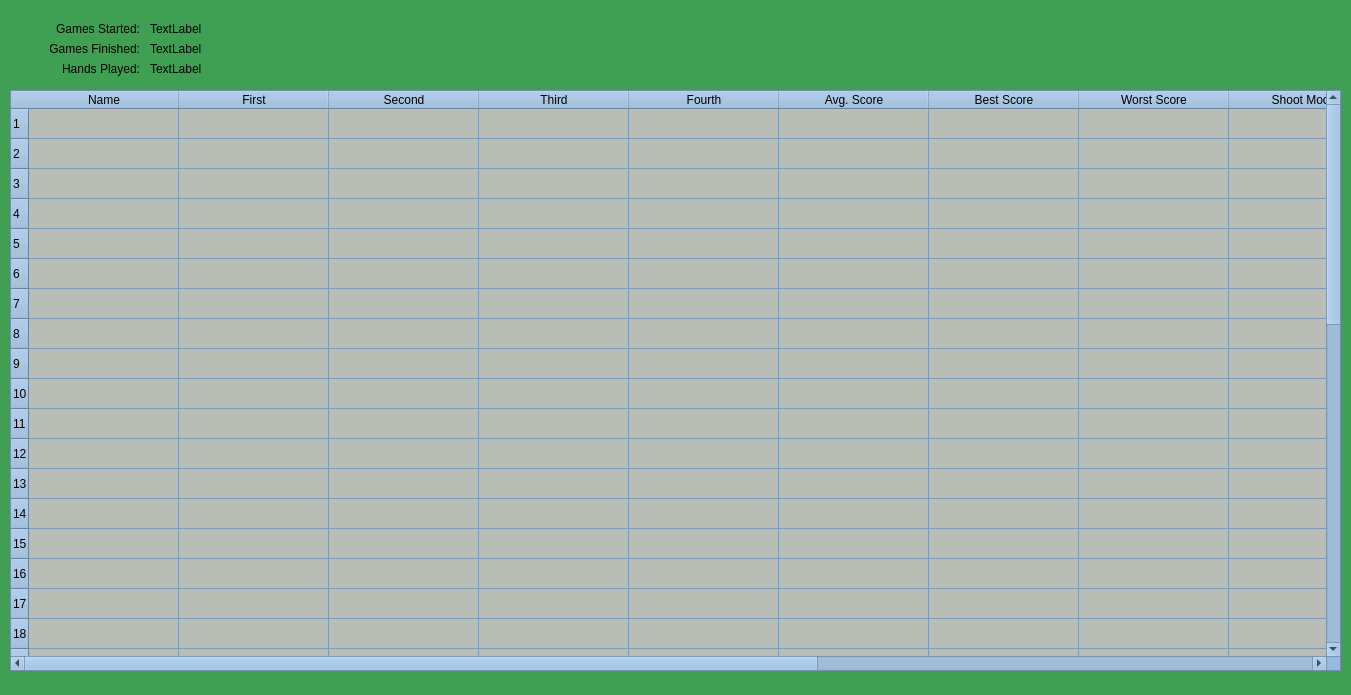
<?xml version="1.0" encoding="UTF-8"?>
<ui version="4.0">
 <class>CStatistics</class>
 <widget class="QWidget" name="CStatistics">
  <property name="geometry">
   <rect>
    <x>0</x>
    <y>0</y>
    <width>1351</width>
    <height>695</height>
   </rect>
  </property>
  <property name="palette">
   <palette>
    <active>
     <colorrole role="WindowText">
      <brush brushstyle="SolidPattern">
       <color alpha="255">
        <red>0</red>
        <green>0</green>
        <blue>0</blue>
       </color>
      </brush>
     </colorrole>
     <colorrole role="Button">
      <brush brushstyle="SolidPattern">
       <color alpha="255">
        <red>63</red>
        <green>159</green>
        <blue>82</blue>
       </color>
      </brush>
     </colorrole>
     <colorrole role="Light">
      <brush brushstyle="SolidPattern">
       <color alpha="255">
        <red>94</red>
        <green>239</green>
        <blue>123</blue>
       </color>
      </brush>
     </colorrole>
     <colorrole role="Midlight">
      <brush brushstyle="SolidPattern">
       <color alpha="255">
        <red>78</red>
        <green>199</green>
        <blue>102</blue>
       </color>
      </brush>
     </colorrole>
     <colorrole role="Dark">
      <brush brushstyle="SolidPattern">
       <color alpha="255">
        <red>31</red>
        <green>79</green>
        <blue>41</blue>
       </color>
      </brush>
     </colorrole>
     <colorrole role="Mid">
      <brush brushstyle="SolidPattern">
       <color alpha="255">
        <red>42</red>
        <green>106</green>
        <blue>54</blue>
       </color>
      </brush>
     </colorrole>
     <colorrole role="Text">
      <brush brushstyle="SolidPattern">
       <color alpha="255">
        <red>0</red>
        <green>0</green>
        <blue>0</blue>
       </color>
      </brush>
     </colorrole>
     <colorrole role="BrightText">
      <brush brushstyle="SolidPattern">
       <color alpha="255">
        <red>255</red>
        <green>255</green>
        <blue>255</blue>
       </color>
      </brush>
     </colorrole>
     <colorrole role="ButtonText">
      <brush brushstyle="SolidPattern">
       <color alpha="255">
        <red>0</red>
        <green>0</green>
        <blue>0</blue>
       </color>
      </brush>
     </colorrole>
     <colorrole role="Base">
      <brush brushstyle="SolidPattern">
       <color alpha="255">
        <red>255</red>
        <green>255</green>
        <blue>255</blue>
       </color>
      </brush>
     </colorrole>
     <colorrole role="Window">
      <brush brushstyle="SolidPattern">
       <color alpha="255">
        <red>63</red>
        <green>159</green>
        <blue>82</blue>
       </color>
      </brush>
     </colorrole>
     <colorrole role="Shadow">
      <brush brushstyle="SolidPattern">
       <color alpha="255">
        <red>0</red>
        <green>0</green>
        <blue>0</blue>
       </color>
      </brush>
     </colorrole>
     <colorrole role="AlternateBase">
      <brush brushstyle="SolidPattern">
       <color alpha="255">
        <red>159</red>
        <green>207</green>
        <blue>168</blue>
       </color>
      </brush>
     </colorrole>
     <colorrole role="ToolTipBase">
      <brush brushstyle="SolidPattern">
       <color alpha="255">
        <red>255</red>
        <green>255</green>
        <blue>220</blue>
       </color>
      </brush>
     </colorrole>
     <colorrole role="ToolTipText">
      <brush brushstyle="SolidPattern">
       <color alpha="255">
        <red>0</red>
        <green>0</green>
        <blue>0</blue>
       </color>
      </brush>
     </colorrole>
    </active>
    <inactive>
     <colorrole role="WindowText">
      <brush brushstyle="SolidPattern">
       <color alpha="255">
        <red>0</red>
        <green>0</green>
        <blue>0</blue>
       </color>
      </brush>
     </colorrole>
     <colorrole role="Button">
      <brush brushstyle="SolidPattern">
       <color alpha="255">
        <red>63</red>
        <green>159</green>
        <blue>82</blue>
       </color>
      </brush>
     </colorrole>
     <colorrole role="Light">
      <brush brushstyle="SolidPattern">
       <color alpha="255">
        <red>94</red>
        <green>239</green>
        <blue>123</blue>
       </color>
      </brush>
     </colorrole>
     <colorrole role="Midlight">
      <brush brushstyle="SolidPattern">
       <color alpha="255">
        <red>78</red>
        <green>199</green>
        <blue>102</blue>
       </color>
      </brush>
     </colorrole>
     <colorrole role="Dark">
      <brush brushstyle="SolidPattern">
       <color alpha="255">
        <red>31</red>
        <green>79</green>
        <blue>41</blue>
       </color>
      </brush>
     </colorrole>
     <colorrole role="Mid">
      <brush brushstyle="SolidPattern">
       <color alpha="255">
        <red>42</red>
        <green>106</green>
        <blue>54</blue>
       </color>
      </brush>
     </colorrole>
     <colorrole role="Text">
      <brush brushstyle="SolidPattern">
       <color alpha="255">
        <red>0</red>
        <green>0</green>
        <blue>0</blue>
       </color>
      </brush>
     </colorrole>
     <colorrole role="BrightText">
      <brush brushstyle="SolidPattern">
       <color alpha="255">
        <red>255</red>
        <green>255</green>
        <blue>255</blue>
       </color>
      </brush>
     </colorrole>
     <colorrole role="ButtonText">
      <brush brushstyle="SolidPattern">
       <color alpha="255">
        <red>0</red>
        <green>0</green>
        <blue>0</blue>
       </color>
      </brush>
     </colorrole>
     <colorrole role="Base">
      <brush brushstyle="SolidPattern">
       <color alpha="255">
        <red>255</red>
        <green>255</green>
        <blue>255</blue>
       </color>
      </brush>
     </colorrole>
     <colorrole role="Window">
      <brush brushstyle="SolidPattern">
       <color alpha="255">
        <red>63</red>
        <green>159</green>
        <blue>82</blue>
       </color>
      </brush>
     </colorrole>
     <colorrole role="Shadow">
      <brush brushstyle="SolidPattern">
       <color alpha="255">
        <red>0</red>
        <green>0</green>
        <blue>0</blue>
       </color>
      </brush>
     </colorrole>
     <colorrole role="AlternateBase">
      <brush brushstyle="SolidPattern">
       <color alpha="255">
        <red>159</red>
        <green>207</green>
        <blue>168</blue>
       </color>
      </brush>
     </colorrole>
     <colorrole role="ToolTipBase">
      <brush brushstyle="SolidPattern">
       <color alpha="255">
        <red>255</red>
        <green>255</green>
        <blue>220</blue>
       </color>
      </brush>
     </colorrole>
     <colorrole role="ToolTipText">
      <brush brushstyle="SolidPattern">
       <color alpha="255">
        <red>0</red>
        <green>0</green>
        <blue>0</blue>
       </color>
      </brush>
     </colorrole>
    </inactive>
    <disabled>
     <colorrole role="WindowText">
      <brush brushstyle="SolidPattern">
       <color alpha="255">
        <red>31</red>
        <green>79</green>
        <blue>41</blue>
       </color>
      </brush>
     </colorrole>
     <colorrole role="Button">
      <brush brushstyle="SolidPattern">
       <color alpha="255">
        <red>63</red>
        <green>159</green>
        <blue>82</blue>
       </color>
      </brush>
     </colorrole>
     <colorrole role="Light">
      <brush brushstyle="SolidPattern">
       <color alpha="255">
        <red>94</red>
        <green>239</green>
        <blue>123</blue>
       </color>
      </brush>
     </colorrole>
     <colorrole role="Midlight">
      <brush brushstyle="SolidPattern">
       <color alpha="255">
        <red>78</red>
        <green>199</green>
        <blue>102</blue>
       </color>
      </brush>
     </colorrole>
     <colorrole role="Dark">
      <brush brushstyle="SolidPattern">
       <color alpha="255">
        <red>31</red>
        <green>79</green>
        <blue>41</blue>
       </color>
      </brush>
     </colorrole>
     <colorrole role="Mid">
      <brush brushstyle="SolidPattern">
       <color alpha="255">
        <red>42</red>
        <green>106</green>
        <blue>54</blue>
       </color>
      </brush>
     </colorrole>
     <colorrole role="Text">
      <brush brushstyle="SolidPattern">
       <color alpha="255">
        <red>31</red>
        <green>79</green>
        <blue>41</blue>
       </color>
      </brush>
     </colorrole>
     <colorrole role="BrightText">
      <brush brushstyle="SolidPattern">
       <color alpha="255">
        <red>255</red>
        <green>255</green>
        <blue>255</blue>
       </color>
      </brush>
     </colorrole>
     <colorrole role="ButtonText">
      <brush brushstyle="SolidPattern">
       <color alpha="255">
        <red>31</red>
        <green>79</green>
        <blue>41</blue>
       </color>
      </brush>
     </colorrole>
     <colorrole role="Base">
      <brush brushstyle="SolidPattern">
       <color alpha="255">
        <red>63</red>
        <green>159</green>
        <blue>82</blue>
       </color>
      </brush>
     </colorrole>
     <colorrole role="Window">
      <brush brushstyle="SolidPattern">
       <color alpha="255">
        <red>63</red>
        <green>159</green>
        <blue>82</blue>
       </color>
      </brush>
     </colorrole>
     <colorrole role="Shadow">
      <brush brushstyle="SolidPattern">
       <color alpha="255">
        <red>0</red>
        <green>0</green>
        <blue>0</blue>
       </color>
      </brush>
     </colorrole>
     <colorrole role="AlternateBase">
      <brush brushstyle="SolidPattern">
       <color alpha="255">
        <red>63</red>
        <green>159</green>
        <blue>82</blue>
       </color>
      </brush>
     </colorrole>
     <colorrole role="ToolTipBase">
      <brush brushstyle="SolidPattern">
       <color alpha="255">
        <red>255</red>
        <green>255</green>
        <blue>220</blue>
       </color>
      </brush>
     </colorrole>
     <colorrole role="ToolTipText">
      <brush brushstyle="SolidPattern">
       <color alpha="255">
        <red>0</red>
        <green>0</green>
        <blue>0</blue>
       </color>
      </brush>
     </colorrole>
    </disabled>
   </palette>
  </property>
  <property name="acceptDrops">
   <bool>false</bool>
  </property>
  <property name="windowTitle">
   <string>Statistics</string>
  </property>
  <widget class="QLabel" name="label">
   <property name="geometry">
    <rect>
     <x>10</x>
     <y>20</y>
     <width>130</width>
     <height>17</height>
    </rect>
   </property>
   <property name="text">
    <string>Games Started:</string>
   </property>
   <property name="alignment">
    <set>Qt::AlignRight|Qt::AlignTrailing|Qt::AlignVCenter</set>
   </property>
  </widget>
  <widget class="QLabel" name="label_2">
   <property name="geometry">
    <rect>
     <x>10</x>
     <y>40</y>
     <width>130</width>
     <height>17</height>
    </rect>
   </property>
   <property name="text">
    <string>Games Finished:</string>
   </property>
   <property name="alignment">
    <set>Qt::AlignRight|Qt::AlignTrailing|Qt::AlignVCenter</set>
   </property>
  </widget>
  <widget class="QLabel" name="label_3">
   <property name="geometry">
    <rect>
     <x>10</x>
     <y>60</y>
     <width>130</width>
     <height>17</height>
    </rect>
   </property>
   <property name="text">
    <string>Hands Played:</string>
   </property>
   <property name="alignment">
    <set>Qt::AlignRight|Qt::AlignTrailing|Qt::AlignVCenter</set>
   </property>
  </widget>
  <widget class="QLabel" name="label_4">
   <property name="geometry">
    <rect>
     <x>150</x>
     <y>20</y>
     <width>67</width>
     <height>17</height>
    </rect>
   </property>
   <property name="text">
    <string notr="true">TextLabel</string>
   </property>
  </widget>
  <widget class="QLabel" name="label_5">
   <property name="geometry">
    <rect>
     <x>150</x>
     <y>40</y>
     <width>120</width>
     <height>17</height>
    </rect>
   </property>
   <property name="text">
    <string notr="true">TextLabel</string>
   </property>
  </widget>
  <widget class="QLabel" name="label_6">
   <property name="geometry">
    <rect>
     <x>150</x>
     <y>60</y>
     <width>67</width>
     <height>17</height>
    </rect>
   </property>
   <property name="text">
    <string notr="true">TextLabel</string>
   </property>
  </widget>
  <widget class="QTableWidget" name="tableWidget">
   <property name="geometry">
    <rect>
     <x>10</x>
     <y>90</y>
     <width>1331</width>
     <height>581</height>
    </rect>
   </property>
   <property name="sizePolicy">
    <sizepolicy hsizetype="Expanding" vsizetype="Expanding">
     <horstretch>0</horstretch>
     <verstretch>0</verstretch>
    </sizepolicy>
   </property>
   <property name="palette">
    <palette>
     <active>
      <colorrole role="WindowText">
       <brush brushstyle="SolidPattern">
        <color alpha="255">
         <red>0</red>
         <green>0</green>
         <blue>0</blue>
        </color>
       </brush>
      </colorrole>
      <colorrole role="Button">
       <brush brushstyle="SolidPattern">
        <color alpha="255">
         <red>148</red>
         <green>186</green>
         <blue>223</blue>
        </color>
       </brush>
      </colorrole>
      <colorrole role="Light">
       <brush brushstyle="SolidPattern">
        <color alpha="255">
         <red>249</red>
         <green>252</green>
         <blue>255</blue>
        </color>
       </brush>
      </colorrole>
      <colorrole role="Midlight">
       <brush brushstyle="SolidPattern">
        <color alpha="255">
         <red>198</red>
         <green>219</green>
         <blue>239</blue>
        </color>
       </brush>
      </colorrole>
      <colorrole role="Dark">
       <brush brushstyle="SolidPattern">
        <color alpha="255">
         <red>74</red>
         <green>93</green>
         <blue>111</blue>
        </color>
       </brush>
      </colorrole>
      <colorrole role="Mid">
       <brush brushstyle="SolidPattern">
        <color alpha="255">
         <red>99</red>
         <green>124</green>
         <blue>149</blue>
        </color>
       </brush>
      </colorrole>
      <colorrole role="Text">
       <brush brushstyle="SolidPattern">
        <color alpha="255">
         <red>0</red>
         <green>0</green>
         <blue>0</blue>
        </color>
       </brush>
      </colorrole>
      <colorrole role="BrightText">
       <brush brushstyle="SolidPattern">
        <color alpha="255">
         <red>255</red>
         <green>255</green>
         <blue>255</blue>
        </color>
       </brush>
      </colorrole>
      <colorrole role="ButtonText">
       <brush brushstyle="SolidPattern">
        <color alpha="255">
         <red>0</red>
         <green>0</green>
         <blue>0</blue>
        </color>
       </brush>
      </colorrole>
      <colorrole role="Base">
       <brush brushstyle="SolidPattern">
        <color alpha="255">
         <red>186</red>
         <green>189</green>
         <blue>182</blue>
        </color>
       </brush>
      </colorrole>
      <colorrole role="Window">
       <brush brushstyle="SolidPattern">
        <color alpha="255">
         <red>148</red>
         <green>186</green>
         <blue>223</blue>
        </color>
       </brush>
      </colorrole>
      <colorrole role="Shadow">
       <brush brushstyle="SolidPattern">
        <color alpha="255">
         <red>0</red>
         <green>0</green>
         <blue>0</blue>
        </color>
       </brush>
      </colorrole>
      <colorrole role="AlternateBase">
       <brush brushstyle="SolidPattern">
        <color alpha="255">
         <red>201</red>
         <green>220</green>
         <blue>239</blue>
        </color>
       </brush>
      </colorrole>
      <colorrole role="ToolTipBase">
       <brush brushstyle="SolidPattern">
        <color alpha="255">
         <red>255</red>
         <green>255</green>
         <blue>220</blue>
        </color>
       </brush>
      </colorrole>
      <colorrole role="ToolTipText">
       <brush brushstyle="SolidPattern">
        <color alpha="255">
         <red>0</red>
         <green>0</green>
         <blue>0</blue>
        </color>
       </brush>
      </colorrole>
     </active>
     <inactive>
      <colorrole role="WindowText">
       <brush brushstyle="SolidPattern">
        <color alpha="255">
         <red>0</red>
         <green>0</green>
         <blue>0</blue>
        </color>
       </brush>
      </colorrole>
      <colorrole role="Button">
       <brush brushstyle="SolidPattern">
        <color alpha="255">
         <red>148</red>
         <green>186</green>
         <blue>223</blue>
        </color>
       </brush>
      </colorrole>
      <colorrole role="Light">
       <brush brushstyle="SolidPattern">
        <color alpha="255">
         <red>249</red>
         <green>252</green>
         <blue>255</blue>
        </color>
       </brush>
      </colorrole>
      <colorrole role="Midlight">
       <brush brushstyle="SolidPattern">
        <color alpha="255">
         <red>198</red>
         <green>219</green>
         <blue>239</blue>
        </color>
       </brush>
      </colorrole>
      <colorrole role="Dark">
       <brush brushstyle="SolidPattern">
        <color alpha="255">
         <red>74</red>
         <green>93</green>
         <blue>111</blue>
        </color>
       </brush>
      </colorrole>
      <colorrole role="Mid">
       <brush brushstyle="SolidPattern">
        <color alpha="255">
         <red>99</red>
         <green>124</green>
         <blue>149</blue>
        </color>
       </brush>
      </colorrole>
      <colorrole role="Text">
       <brush brushstyle="SolidPattern">
        <color alpha="255">
         <red>0</red>
         <green>0</green>
         <blue>0</blue>
        </color>
       </brush>
      </colorrole>
      <colorrole role="BrightText">
       <brush brushstyle="SolidPattern">
        <color alpha="255">
         <red>255</red>
         <green>255</green>
         <blue>255</blue>
        </color>
       </brush>
      </colorrole>
      <colorrole role="ButtonText">
       <brush brushstyle="SolidPattern">
        <color alpha="255">
         <red>0</red>
         <green>0</green>
         <blue>0</blue>
        </color>
       </brush>
      </colorrole>
      <colorrole role="Base">
       <brush brushstyle="SolidPattern">
        <color alpha="255">
         <red>186</red>
         <green>189</green>
         <blue>182</blue>
        </color>
       </brush>
      </colorrole>
      <colorrole role="Window">
       <brush brushstyle="SolidPattern">
        <color alpha="255">
         <red>148</red>
         <green>186</green>
         <blue>223</blue>
        </color>
       </brush>
      </colorrole>
      <colorrole role="Shadow">
       <brush brushstyle="SolidPattern">
        <color alpha="255">
         <red>0</red>
         <green>0</green>
         <blue>0</blue>
        </color>
       </brush>
      </colorrole>
      <colorrole role="AlternateBase">
       <brush brushstyle="SolidPattern">
        <color alpha="255">
         <red>201</red>
         <green>220</green>
         <blue>239</blue>
        </color>
       </brush>
      </colorrole>
      <colorrole role="ToolTipBase">
       <brush brushstyle="SolidPattern">
        <color alpha="255">
         <red>255</red>
         <green>255</green>
         <blue>220</blue>
        </color>
       </brush>
      </colorrole>
      <colorrole role="ToolTipText">
       <brush brushstyle="SolidPattern">
        <color alpha="255">
         <red>0</red>
         <green>0</green>
         <blue>0</blue>
        </color>
       </brush>
      </colorrole>
     </inactive>
     <disabled>
      <colorrole role="WindowText">
       <brush brushstyle="SolidPattern">
        <color alpha="255">
         <red>74</red>
         <green>93</green>
         <blue>111</blue>
        </color>
       </brush>
      </colorrole>
      <colorrole role="Button">
       <brush brushstyle="SolidPattern">
        <color alpha="255">
         <red>148</red>
         <green>186</green>
         <blue>223</blue>
        </color>
       </brush>
      </colorrole>
      <colorrole role="Light">
       <brush brushstyle="SolidPattern">
        <color alpha="255">
         <red>249</red>
         <green>252</green>
         <blue>255</blue>
        </color>
       </brush>
      </colorrole>
      <colorrole role="Midlight">
       <brush brushstyle="SolidPattern">
        <color alpha="255">
         <red>198</red>
         <green>219</green>
         <blue>239</blue>
        </color>
       </brush>
      </colorrole>
      <colorrole role="Dark">
       <brush brushstyle="SolidPattern">
        <color alpha="255">
         <red>74</red>
         <green>93</green>
         <blue>111</blue>
        </color>
       </brush>
      </colorrole>
      <colorrole role="Mid">
       <brush brushstyle="SolidPattern">
        <color alpha="255">
         <red>99</red>
         <green>124</green>
         <blue>149</blue>
        </color>
       </brush>
      </colorrole>
      <colorrole role="Text">
       <brush brushstyle="SolidPattern">
        <color alpha="255">
         <red>74</red>
         <green>93</green>
         <blue>111</blue>
        </color>
       </brush>
      </colorrole>
      <colorrole role="BrightText">
       <brush brushstyle="SolidPattern">
        <color alpha="255">
         <red>255</red>
         <green>255</green>
         <blue>255</blue>
        </color>
       </brush>
      </colorrole>
      <colorrole role="ButtonText">
       <brush brushstyle="SolidPattern">
        <color alpha="255">
         <red>74</red>
         <green>93</green>
         <blue>111</blue>
        </color>
       </brush>
      </colorrole>
      <colorrole role="Base">
       <brush brushstyle="SolidPattern">
        <color alpha="255">
         <red>148</red>
         <green>186</green>
         <blue>223</blue>
        </color>
       </brush>
      </colorrole>
      <colorrole role="Window">
       <brush brushstyle="SolidPattern">
        <color alpha="255">
         <red>148</red>
         <green>186</green>
         <blue>223</blue>
        </color>
       </brush>
      </colorrole>
      <colorrole role="Shadow">
       <brush brushstyle="SolidPattern">
        <color alpha="255">
         <red>0</red>
         <green>0</green>
         <blue>0</blue>
        </color>
       </brush>
      </colorrole>
      <colorrole role="AlternateBase">
       <brush brushstyle="SolidPattern">
        <color alpha="255">
         <red>148</red>
         <green>186</green>
         <blue>223</blue>
        </color>
       </brush>
      </colorrole>
      <colorrole role="ToolTipBase">
       <brush brushstyle="SolidPattern">
        <color alpha="255">
         <red>255</red>
         <green>255</green>
         <blue>220</blue>
        </color>
       </brush>
      </colorrole>
      <colorrole role="ToolTipText">
       <brush brushstyle="SolidPattern">
        <color alpha="255">
         <red>0</red>
         <green>0</green>
         <blue>0</blue>
        </color>
       </brush>
      </colorrole>
     </disabled>
    </palette>
   </property>
   <property name="autoScrollMargin">
    <number>16</number>
   </property>
   <attribute name="horizontalHeaderCascadingSectionResizes">
    <bool>true</bool>
   </attribute>
   <attribute name="horizontalHeaderDefaultSectionSize">
    <number>150</number>
   </attribute>
   <attribute name="horizontalHeaderMinimumSectionSize">
    <number>90</number>
   </attribute>
   <row>
    <property name="text">
     <string notr="true">1</string>
    </property>
   </row>
   <row>
    <property name="text">
     <string notr="true">2</string>
    </property>
   </row>
   <row>
    <property name="text">
     <string notr="true">3</string>
    </property>
   </row>
   <row>
    <property name="text">
     <string notr="true">4</string>
    </property>
   </row>
   <row>
    <property name="text">
     <string notr="true">5</string>
    </property>
   </row>
   <row>
    <property name="text">
     <string notr="true">6</string>
    </property>
   </row>
   <row>
    <property name="text">
     <string notr="true">7</string>
    </property>
   </row>
   <row>
    <property name="text">
     <string notr="true">8</string>
    </property>
   </row>
   <row>
    <property name="text">
     <string notr="true">9</string>
    </property>
   </row>
   <row>
    <property name="text">
     <string notr="true">10</string>
    </property>
   </row>
   <row>
    <property name="text">
     <string notr="true">11</string>
    </property>
   </row>
   <row>
    <property name="text">
     <string notr="true">12</string>
    </property>
   </row>
   <row>
    <property name="text">
     <string notr="true">13</string>
    </property>
   </row>
   <row>
    <property name="text">
     <string notr="true">14</string>
    </property>
   </row>
   <row>
    <property name="text">
     <string notr="true">15</string>
    </property>
   </row>
   <row>
    <property name="text">
     <string notr="true">16</string>
    </property>
   </row>
   <row>
    <property name="text">
     <string notr="true">17</string>
    </property>
   </row>
   <row>
    <property name="text">
     <string notr="true">18</string>
    </property>
   </row>
   <row>
    <property name="text">
     <string notr="true">19</string>
    </property>
   </row>
   <row>
    <property name="text">
     <string notr="true">20</string>
    </property>
   </row>
   <row>
    <property name="text">
     <string notr="true">21</string>
    </property>
   </row>
   <row>
    <property name="text">
     <string notr="true">22</string>
    </property>
   </row>
   <row>
    <property name="text">
     <string notr="true">23</string>
    </property>
   </row>
   <row>
    <property name="text">
     <string notr="true">24</string>
    </property>
   </row>
   <row>
    <property name="text">
     <string notr="true">25</string>
    </property>
   </row>
   <row>
    <property name="text">
     <string notr="true">26</string>
    </property>
   </row>
   <row>
    <property name="text">
     <string notr="true">27</string>
    </property>
   </row>
   <row>
    <property name="text">
     <string notr="true">28</string>
    </property>
   </row>
   <row>
    <property name="text">
     <string notr="true">29</string>
    </property>
   </row>
   <row>
    <property name="text">
     <string notr="true">30</string>
    </property>
   </row>
   <row>
    <property name="text">
     <string notr="true">31</string>
    </property>
   </row>
   <row>
    <property name="text">
     <string notr="true">32</string>
    </property>
   </row>
   <row>
    <property name="text">
     <string notr="true">33</string>
    </property>
   </row>
   <row>
    <property name="text">
     <string notr="true">34</string>
    </property>
   </row>
   <row>
    <property name="text">
     <string notr="true">35</string>
    </property>
   </row>
   <row>
    <property name="text">
     <string notr="true">36</string>
    </property>
   </row>
   <row>
    <property name="text">
     <string notr="true">37</string>
    </property>
   </row>
   <row>
    <property name="text">
     <string notr="true">38</string>
    </property>
   </row>
   <row>
    <property name="text">
     <string notr="true">39</string>
    </property>
   </row>
   <row>
    <property name="text">
     <string notr="true">40</string>
    </property>
   </row>
   <row>
    <property name="text">
     <string notr="true">41</string>
    </property>
   </row>
   <row>
    <property name="text">
     <string notr="true">42</string>
    </property>
   </row>
   <row>
    <property name="text">
     <string notr="true">43</string>
    </property>
   </row>
   <row>
    <property name="text">
     <string notr="true">44</string>
    </property>
   </row>
   <column>
    <property name="text">
     <string>Name</string>
    </property>
   </column>
   <column>
    <property name="text">
     <string>First</string>
    </property>
   </column>
   <column>
    <property name="text">
     <string>Second</string>
    </property>
   </column>
   <column>
    <property name="text">
     <string>Third</string>
    </property>
   </column>
   <column>
    <property name="text">
     <string>Fourth</string>
    </property>
   </column>
   <column>
    <property name="text">
     <string>Avg. Score</string>
    </property>
   </column>
   <column>
    <property name="text">
     <string>Best Score</string>
    </property>
   </column>
   <column>
    <property name="text">
     <string>Worst Score</string>
    </property>
   </column>
   <column>
    <property name="text">
     <string>Shoot Moon</string>
    </property>
   </column>
   <column>
    <property name="text">
     <string>Queen Spade</string>
    </property>
   </column>
   <column>
    <property name="text">
     <string>Omnibus</string>
    </property>
   </column>
   <column>
    <property name="text">
     <string>No Tricks</string>
    </property>
   </column>
   <column>
    <property name="text">
     <string>Perfect 100</string>
    </property>
   </column>
  </widget>
 </widget>
 <resources/>
 <connections/>
</ui>
